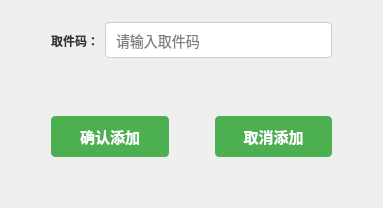
<?xml version="1.0" encoding="UTF-8"?>
<ui version="4.0">
 <class>Dialog</class>
 <widget class="QDialog" name="Dialog">
  <property name="geometry">
   <rect>
    <x>0</x>
    <y>0</y>
    <width>383</width>
    <height>208</height>
   </rect>
  </property>
  <property name="windowTitle">
   <string>录入取件码</string>
  </property>
  <layout class="QVBoxLayout" name="verticalLayout">
   <item>
    <layout class="QHBoxLayout" name="horizontalLayout_2">
     <item>
      <spacer name="horizontalSpacer_3">
       <property name="orientation">
        <enum>Qt::Vertical</enum>
       </property>
       <property name="sizeHint" stdset="0">
        <size>
         <width>0</width>
         <height>0</height>
        </size>
       </property>
      </spacer>
     </item>
     <item>
      <spacer name="horizontalSpacer_6">
       <property name="orientation">
        <enum>Qt::Horizontal</enum>
       </property>
       <property name="sizeType">
        <enum>QSizePolicy::Minimum</enum>
       </property>
       <property name="sizeHint" stdset="0">
        <size>
         <width>40</width>
         <height>20</height>
        </size>
       </property>
      </spacer>
     </item>
     <item>
      <widget class="QLabel" name="label">
       <property name="styleSheet">
        <string notr="true">
                                    color: #333;
                                    font: 14px &quot;幼圆&quot;;
                                    font-weight: bold;
                                </string>
       </property>
       <property name="text">
        <string>取件码：</string>
       </property>
      </widget>
     </item>
     <item>
      <widget class="QLineEdit" name="lineEdit">
       <property name="styleSheet">
        <string notr="true">
                                    padding: 8px;
                                    font-size: 14px;
                                    border: 1px solid #ccc;
                                    border-radius: 4px;
                                </string>
       </property>
       <property name="placeholderText">
        <string>请输入取件码 </string>
       </property>
      </widget>
     </item>
     <item>
      <spacer name="horizontalSpacer_7">
       <property name="orientation">
        <enum>Qt::Horizontal</enum>
       </property>
       <property name="sizeType">
        <enum>QSizePolicy::Minimum</enum>
       </property>
       <property name="sizeHint" stdset="0">
        <size>
         <width>40</width>
         <height>20</height>
        </size>
       </property>
      </spacer>
     </item>
     <item>
      <spacer name="horizontalSpacer_2">
       <property name="orientation">
        <enum>Qt::Vertical</enum>
       </property>
       <property name="sizeHint" stdset="0">
        <size>
         <width>0</width>
         <height>0</height>
        </size>
       </property>
      </spacer>
     </item>
    </layout>
   </item>
   <item>
    <spacer name="verticalSpacer_2">
     <property name="orientation">
      <enum>Qt::Vertical</enum>
     </property>
     <property name="sizeType">
      <enum>QSizePolicy::Minimum</enum>
     </property>
     <property name="sizeHint" stdset="0">
      <size>
       <width>20</width>
       <height>40</height>
      </size>
     </property>
    </spacer>
   </item>
   <item>
    <layout class="QHBoxLayout" name="horizontalLayout">
     <item>
      <spacer name="horizontalSpacer_4">
       <property name="orientation">
        <enum>Qt::Horizontal</enum>
       </property>
       <property name="sizeType">
        <enum>QSizePolicy::Preferred</enum>
       </property>
       <property name="sizeHint" stdset="0">
        <size>
         <width>40</width>
         <height>20</height>
        </size>
       </property>
      </spacer>
     </item>
     <item>
      <widget class="QPushButton" name="buttonConfirm">
       <property name="styleSheet">
        <string notr="true">
           QPushButton {
                padding: 8px 16px;
                font-size: 15px;
                font-weight: bold;
                border: 1px solid #4CAF50;
                border-radius: 4px;
                color: #fff;
                background-color: #4CAF50;
            }

            QPushButton:hover {
                background-color: #45a049;
                border: 1px solid #45a049;
            }

        </string>
       </property>
       <property name="text">
        <string>确认添加</string>
       </property>
      </widget>
     </item>
     <item>
      <spacer name="horizontalSpacer">
       <property name="orientation">
        <enum>Qt::Horizontal</enum>
       </property>
       <property name="sizeType">
        <enum>QSizePolicy::Preferred</enum>
       </property>
       <property name="sizeHint" stdset="0">
        <size>
         <width>40</width>
         <height>20</height>
        </size>
       </property>
      </spacer>
     </item>
     <item>
      <widget class="QPushButton" name="buttonCancle">
       <property name="styleSheet">
        <string notr="true">
           QPushButton {
                padding: 8px 16px;
                font-size: 15px;
                font-weight: bold;
                border: 1px solid #4CAF50;
                border-radius: 4px;
                color: #fff;
                background-color: #4CAF50;
            }

            QPushButton:hover {
                background-color: #45a049;
                border: 1px solid #45a049;
            }

        </string>
       </property>
       <property name="text">
        <string>取消添加</string>
       </property>
      </widget>
     </item>
     <item>
      <spacer name="horizontalSpacer_5">
       <property name="orientation">
        <enum>Qt::Horizontal</enum>
       </property>
       <property name="sizeType">
        <enum>QSizePolicy::Preferred</enum>
       </property>
       <property name="sizeHint" stdset="0">
        <size>
         <width>40</width>
         <height>20</height>
        </size>
       </property>
      </spacer>
     </item>
    </layout>
   </item>
   <item>
    <spacer name="verticalSpacer">
     <property name="orientation">
      <enum>Qt::Vertical</enum>
     </property>
     <property name="sizeType">
      <enum>QSizePolicy::Minimum</enum>
     </property>
     <property name="sizeHint" stdset="0">
      <size>
       <width>20</width>
       <height>40</height>
      </size>
     </property>
    </spacer>
   </item>
  </layout>
 </widget>
 <resources/>
 <connections/>
</ui>
